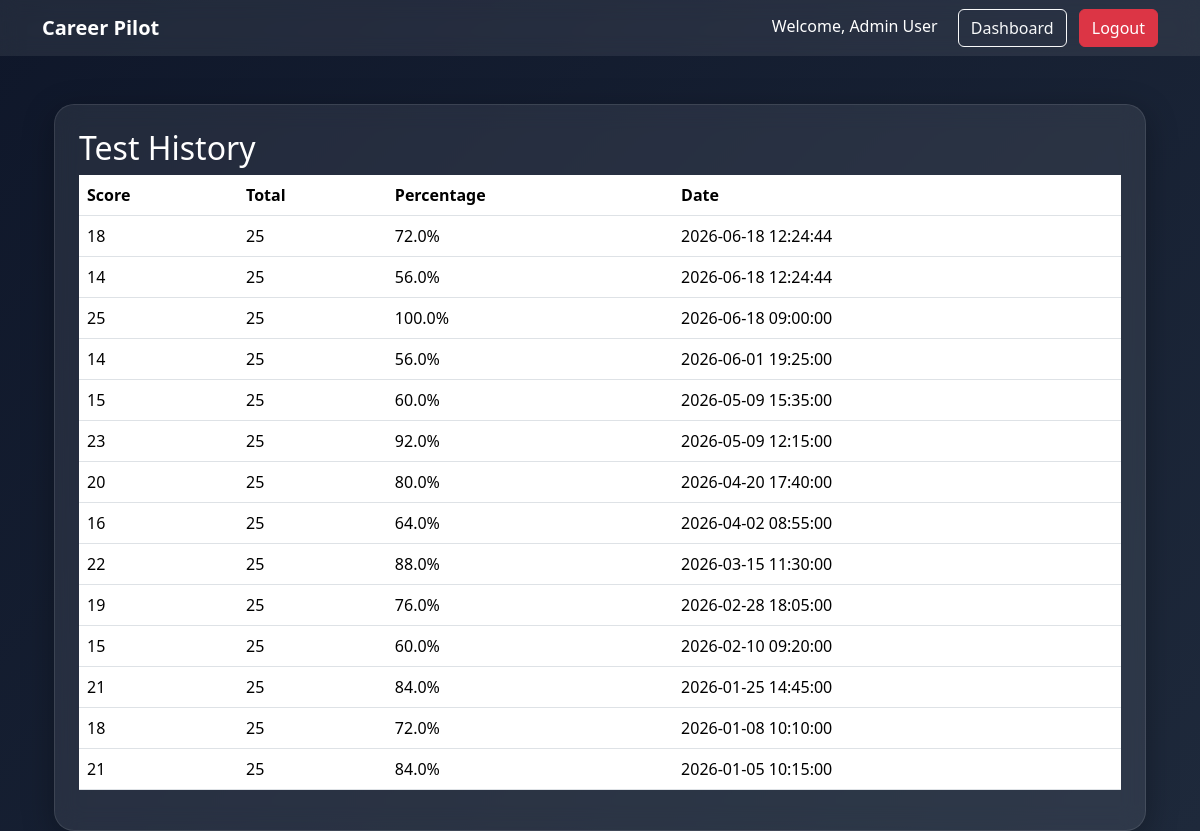
The page /history (signed in) on the database its author committed.
### tables this page shows
CREATE TABLE results (
    id INTEGER PRIMARY KEY AUTOINCREMENT,
    user_id INTEGER NOT NULL,
    score INTEGER NOT NULL,
    total_questions INTEGER NOT NULL,
    percentage REAL NOT NULL,
    test_date TIMESTAMP DEFAULT CURRENT_TIMESTAMP,

    FOREIGN KEY(user_id)
    REFERENCES users(id)
);

### app.py (the view)
@app.route("/history")
def history():
    if "user_id" not in session:
        return redirect(url_for("login"))
    conn = get_connection()
    cursor = conn.cursor()
    cursor.execute(
        """
        SELECT
            score,
            total_questions,
            percentage,
            test_date
        FROM results
        WHERE user_id = ?
        ORDER BY test_date DESC
        """,
        (session["user_id"],)
    )
    results = cursor.fetchall()
    conn.close()
    return render_template(
        "history.html",
        results=results
    )

### database.py (called while the page is built)
def get_connection():
    conn = sqlite3.connect(DB_PATH)
    conn.row_factory = sqlite3.Row
    return conn

### templates/history.html
{% extends "base.html" %}
{% block content %}
<div class="container mt-4">
    <div class="card card-custom p-4">
        <h2>Test History</h2>
        <table class="table table-hover">
            <thead>
                <tr>
                    <th>Score</th>
                    <th>Total</th>
                    <th>Percentage</th>
                    <th>Date</th>
                </tr>
            </thead>
            <tbody>
            {% for r in results %}
                <tr>
                    <td>{{ r[0] }}</td>
                    <td>{{ r[1] }}</td>
                    <td>{{ r[2] }}%</td>
                    <td>{{ r[3] }}</td>
                </tr>
            {% endfor %}
            </tbody>
        </table>
    </div>
</div>
{% endblock %}

### templates/base.html (style rules this page uses)
body { background: linear-gradient(135deg,#0f172a,#1e293b); min-height:100vh; color:white; }
.card-custom { background: rgba(255,255,255,0.08); border: 1px solid rgba(255,255,255,0.1); border-radius: 20px; backdrop-filter: blur(12px); color:white; box-shadow: 0 8px 32px rgba(0,0,0,0.3); }

### rows shown on the page
results: score "18", total_questions "25", percentage "72.0", test_date "2026-06-18 12:24:44"
results: score "14", total_questions "25", percentage "56.0", test_date "2026-06-18 12:24:44"
results: score "25", total_questions "25", percentage "100.0", test_date "2026-06-18 09:00:00"
results: score "14", total_questions "25", percentage "56.0", test_date "2026-06-01 19:25:00"
results: score "15", total_questions "25", percentage "60.0", test_date "2026-05-09 15:35:00"
results: score "23", total_questions "25", percentage "92.0", test_date "2026-05-09 12:15:00"
results: score "20", total_questions "25", percentage "80.0", test_date "2026-04-20 17:40:00"
results: score "16", total_questions "25", percentage "64.0", test_date "2026-04-02 08:55:00"
results: score "22", total_questions "25", percentage "88.0", test_date "2026-03-15 11:30:00"
results: score "19", total_questions "25", percentage "76.0", test_date "2026-02-28 18:05:00"
results: score "15", total_questions "25", percentage "60.0", test_date "2026-02-10 09:20:00"
results: score "21", total_questions "25", percentage "84.0", test_date "2026-01-25 14:45:00"
results: score "18", total_questions "25", percentage "72.0", test_date "2026-01-08 10:10:00"
results: score "21", total_questions "25", percentage "84.0", test_date "2026-01-05 10:15:00"

### other values the page prints
{{ session['user_name'] }} "Admin User"
